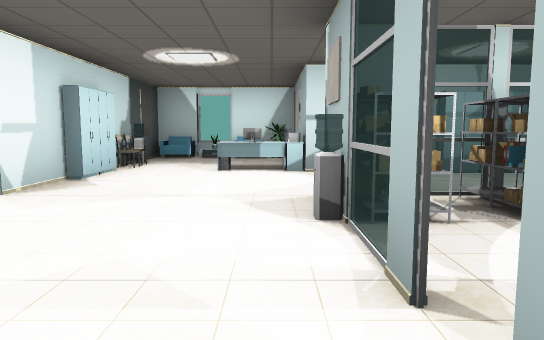
[1] (above)

15 first-person views from a walk through a Unity game level. The camera is 1.2 m above the floor, tilts 6° down and sees 70° across. The floor is counted in squares, 2 m on a side. Each view is taken from the middle of a square. On the plan, view 1 faces up. The plan holds only what a view shows up to about 11 squares ahead; the rest is blank. The player character is not drawn. Some animated figures are left out. Door leaves are left out, so doorways stand open. Some surface patterns are stand-ins.

[2]
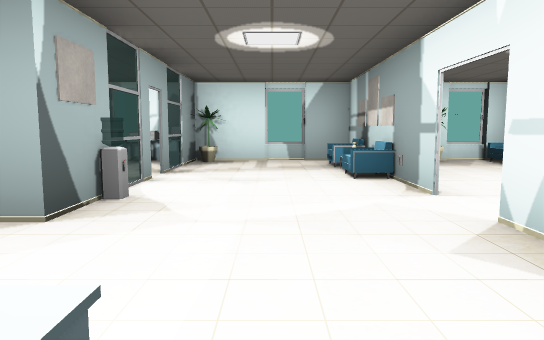

[3]
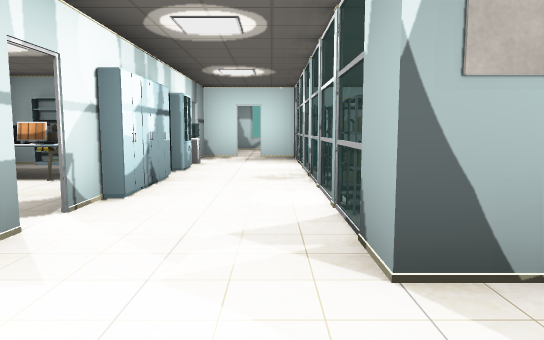

[4]
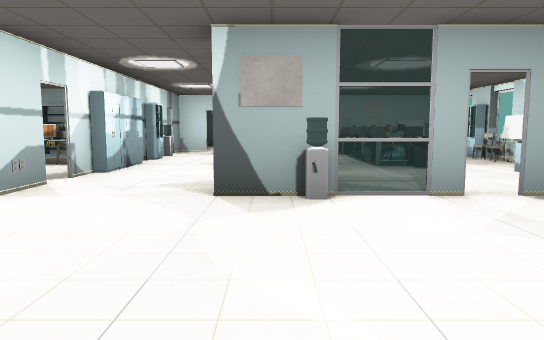

[5]
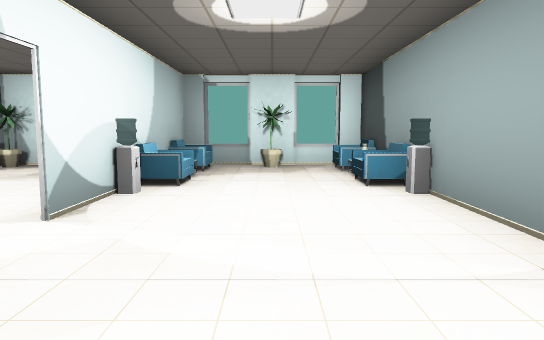

[6]
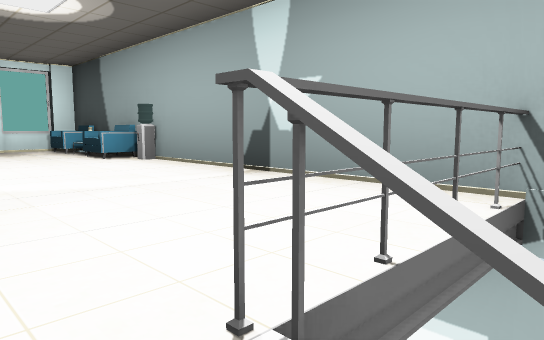

[7]
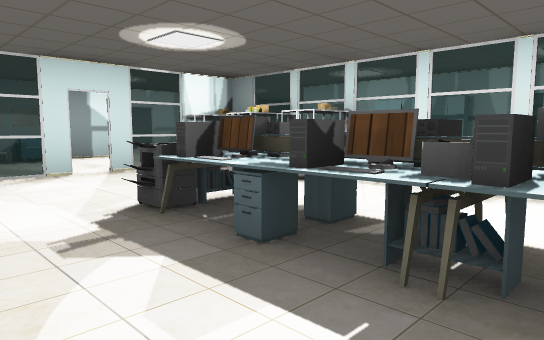

[8]
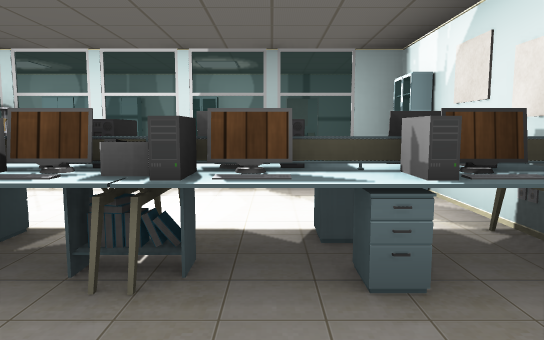

[9]
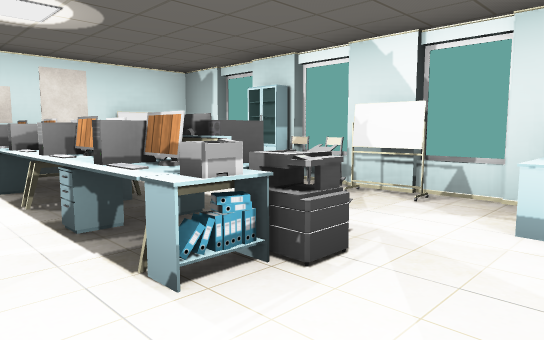

[10]
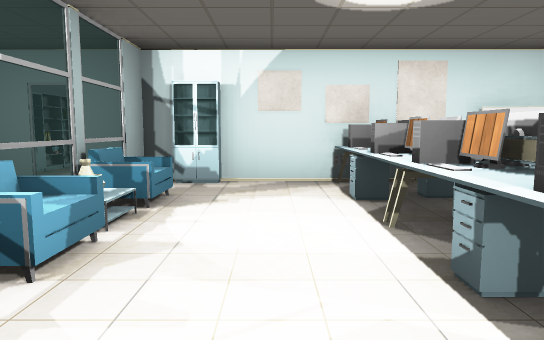

[11]
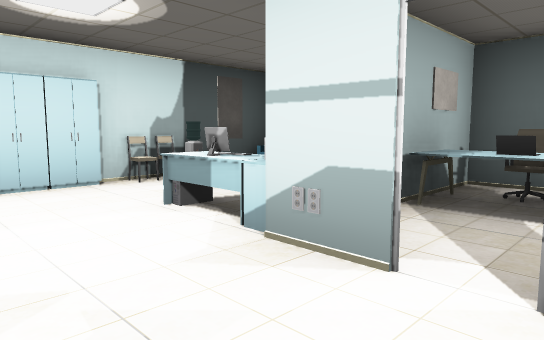

[12]
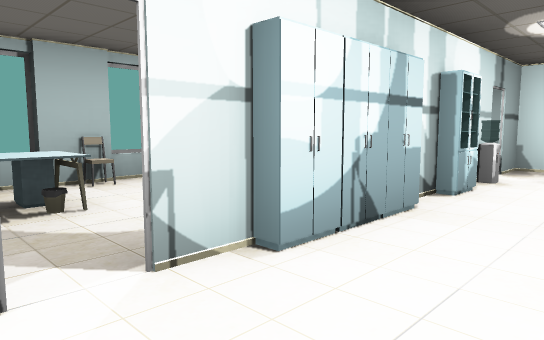

[13]
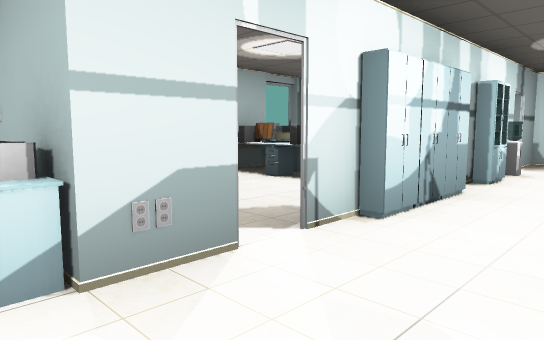

[14]
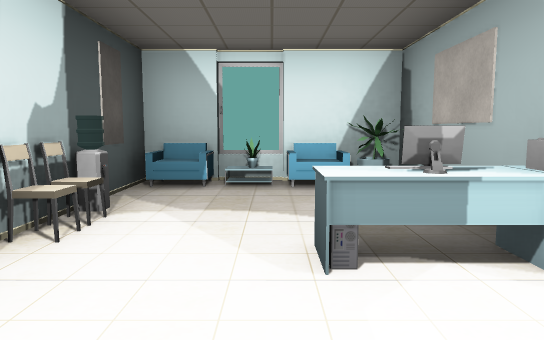

[15]
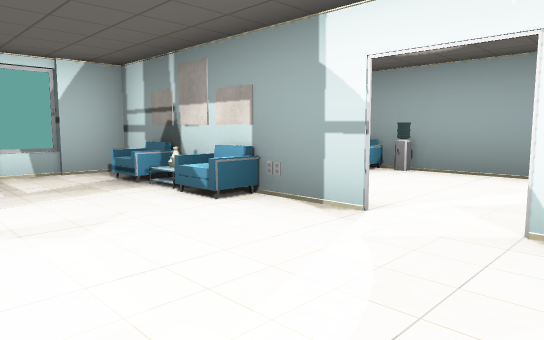

### Floor plan
Points are (right, up) in squares from view 1. A wall is a line through its corners. A room is listed if a view was taken in it or the views show most of it. See-through windows are left out.
Room 1 (views 1, 4, 5, 6)
walls: (-2.5, -0.9) (-2.5, -1.6) (-2.5, -0.9); (0.5, 1.1) (0.5, 1.6); (-5.5, 5.6) (-5.5, -1.5) (0.5, -1.5); (0.5, -1.6) (0.5, 0.8)
low walls: (-4.5, 5.5) (-3.9, 5.5)
ways out: opening at (-1, 1.3) to room 2; open door at (0.5, 1) to room 2
objects: chair (-5, -1); water cooler (-5, 0); chair (-5, 1); flower (-4, -1); water cooler (-4, 1); chair (-3, -1); chair (-3, 1); chair (-2, -1); poster (-2, 0); chair (-2, 1); other object (-2, 2); flower (0, -1)
Room 2 (views 2, 3, 7, 8, 9, 10, 11, 12, 13, 14, 15)
walls: (3.4, 3.5) (4.2, 3.5); (4.6, 3.5) (3.9, 3.5); (3.9, 5.3) (2.3, 5.3); (7.3, 2.5) (7.3, 3.1); (5.1, 5.3) (4.5, 5.3); (4.9, 5.5) (3.7, 5.5); (0.5, 0.9) (0.5, -0.1); (7.5, 3.5) (6.1, 3.5); (2.4, 5.5) (1.7, 5.5); (6.2, 5.5) (5.7, 5.5); (0.5, -1.5) (7.4, -1.5); (9.4, 5.3) (8.4, 5.3); (5.3, 8.5) (-2.5, 8.5) (-2.5, 5.6); (-2.5, 4.8) (-2.5, 3.5); (-2.3, 5.8) (-2.3, 4.6)
ways out: opening at (-1, 1.3) to room 1; open door at (0.5, 1) to room 1; open door at (2, 5.5); open door at (6.8, 5.2)
objects: water cooler (-2, 7); poster (-2, 8); chair (-1, 7); flower (-1, 8); water cooler (0, 3); table (0, 6); flower (0, 8); other object (1, -1) to (2, -1); other object (1, 2); other object (1, 3); other object (1, 5); other object (1, 6); notebook (1, 7); poster (1, 8); other object (2, 1); other object (2, 3); table (2, 7) to (2, 8); printer (3, 1); other object (3, 3); chair (4, -1); table (4, 1) to (5, 1); table (4, 7) to (4, 8); chair (5, -1); chair (5, 3); table (6, 1) to (7, 1); chair (6, 3); water cooler (6, 5); other object (7, -1)

Where each view was taken, in squares from view 1:
view 1: 0 up, 0 right, facing up
view 2: 6 up, 1 left, facing down
view 3: 4 up, 1 left, facing right
view 4: 3 up, 3 left, facing right
view 5: 5 up, 4 left, facing down
view 6: 6 up, 3 left, facing down-left
view 7: 1 down, 6 right, facing up-left
view 8: 1 down, 6 right, facing up
view 9: 2 up, 2 right, facing down-right
view 10: 2 up, 3 right, facing right
view 11: 4 up, 2 right, facing up-left
view 12: 4 up, 1 right, facing up-right
view 13: 4 up, 0 right, facing up-right
view 14: 4 up, 1 left, facing up
view 15: 4 up, 0 right, facing down-left
